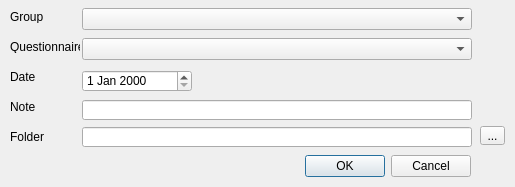
<?xml version="1.0" encoding="UTF-8"?>
<ui version="4.0">
 <class>CrGrFms</class>
 <widget class="QDialog" name="CrGrFms">
  <property name="geometry">
   <rect>
    <x>0</x>
    <y>0</y>
    <width>515</width>
    <height>187</height>
   </rect>
  </property>
  <property name="minimumSize">
   <size>
    <width>515</width>
    <height>0</height>
   </size>
  </property>
  <property name="windowTitle">
   <string>Create questionnaires for a group</string>
  </property>
  <widget class="QDialogButtonBox" name="buttonBox">
   <property name="geometry">
    <rect>
     <x>130</x>
     <y>150</y>
     <width>341</width>
     <height>32</height>
    </rect>
   </property>
   <property name="orientation">
    <enum>Qt::Horizontal</enum>
   </property>
   <property name="standardButtons">
    <set>QDialogButtonBox::Cancel|QDialogButtonBox::Ok</set>
   </property>
  </widget>
  <widget class="QLabel" name="lbGroup">
   <property name="geometry">
    <rect>
     <x>10</x>
     <y>10</y>
     <width>47</width>
     <height>13</height>
    </rect>
   </property>
   <property name="toolTip">
    <string>Group selection</string>
   </property>
   <property name="text">
    <string>Group</string>
   </property>
  </widget>
  <widget class="QComboBox" name="cbGroup">
   <property name="geometry">
    <rect>
     <x>82</x>
     <y>8</y>
     <width>390</width>
     <height>22</height>
    </rect>
   </property>
   <property name="toolTip">
    <string>Group Selection</string>
   </property>
  </widget>
  <widget class="QLabel" name="lbForm">
   <property name="geometry">
    <rect>
     <x>10</x>
     <y>40</y>
     <width>70</width>
     <height>13</height>
    </rect>
   </property>
   <property name="toolTip">
    <string>Choosing a questionnaire</string>
   </property>
   <property name="text">
    <string>Questionnaire</string>
   </property>
  </widget>
  <widget class="QComboBox" name="cbForm">
   <property name="geometry">
    <rect>
     <x>82</x>
     <y>38</y>
     <width>390</width>
     <height>22</height>
    </rect>
   </property>
   <property name="toolTip">
    <string>Choosing a questionnaire</string>
   </property>
  </widget>
  <widget class="QLabel" name="lbFolder">
   <property name="geometry">
    <rect>
     <x>10</x>
     <y>130</y>
     <width>47</width>
     <height>13</height>
    </rect>
   </property>
   <property name="toolTip">
    <string>Folder for uploading paper questionnaires</string>
   </property>
   <property name="text">
    <string>Folder</string>
   </property>
  </widget>
  <widget class="QLineEdit" name="leFolder">
   <property name="geometry">
    <rect>
     <x>82</x>
     <y>127</y>
     <width>390</width>
     <height>20</height>
    </rect>
   </property>
   <property name="toolTip">
    <string>Folder for uploading paper questionnaires</string>
   </property>
  </widget>
  <widget class="QToolButton" name="tbSelectFolder">
   <property name="geometry">
    <rect>
     <x>480</x>
     <y>126</y>
     <width>25</width>
     <height>19</height>
    </rect>
   </property>
   <property name="text">
    <string>...</string>
   </property>
  </widget>
  <widget class="QLabel" name="lbDate">
   <property name="geometry">
    <rect>
     <x>10</x>
     <y>70</y>
     <width>47</width>
     <height>13</height>
    </rect>
   </property>
   <property name="toolTip">
    <string>Choosing the questionnaire date</string>
   </property>
   <property name="text">
    <string>Date</string>
   </property>
  </widget>
  <widget class="QDateEdit" name="deDate">
   <property name="geometry">
    <rect>
     <x>82</x>
     <y>70</y>
     <width>110</width>
     <height>22</height>
    </rect>
   </property>
   <property name="toolTip">
    <string>Choosing the questionnaire date</string>
   </property>
  </widget>
  <widget class="QLabel" name="lbNote">
   <property name="geometry">
    <rect>
     <x>10</x>
     <y>100</y>
     <width>47</width>
     <height>13</height>
    </rect>
   </property>
   <property name="text">
    <string>Note</string>
   </property>
  </widget>
  <widget class="QLineEdit" name="leNote">
   <property name="geometry">
    <rect>
     <x>82</x>
     <y>100</y>
     <width>390</width>
     <height>20</height>
    </rect>
   </property>
  </widget>
 </widget>
 <tabstops>
  <tabstop>cbGroup</tabstop>
  <tabstop>cbForm</tabstop>
  <tabstop>deDate</tabstop>
  <tabstop>leNote</tabstop>
  <tabstop>leFolder</tabstop>
  <tabstop>tbSelectFolder</tabstop>
 </tabstops>
 <resources/>
 <connections>
  <connection>
   <sender>buttonBox</sender>
   <signal>accepted()</signal>
   <receiver>CrGrFms</receiver>
   <slot>accept()</slot>
   <hints>
    <hint type="sourcelabel">
     <x>248</x>
     <y>254</y>
    </hint>
    <hint type="destinationlabel">
     <x>157</x>
     <y>274</y>
    </hint>
   </hints>
  </connection>
  <connection>
   <sender>buttonBox</sender>
   <signal>rejected()</signal>
   <receiver>CrGrFms</receiver>
   <slot>reject()</slot>
   <hints>
    <hint type="sourcelabel">
     <x>316</x>
     <y>260</y>
    </hint>
    <hint type="destinationlabel">
     <x>286</x>
     <y>274</y>
    </hint>
   </hints>
  </connection>
 </connections>
</ui>
